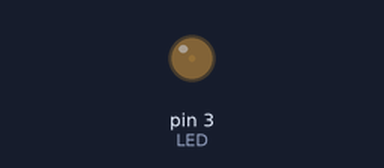
Simulated run of this sketch. Board: Arduino Uno, built with avr-gcc and run on an emulated ATmega328P. On the bench: output pins drawn as LEDs (lit = HIGH).

Above: at 0.05 s.
At 1.15 s:
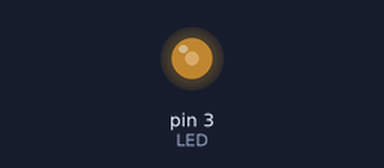
At 2.3 s:
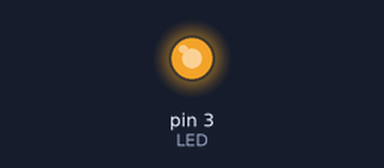
At 4.6 s:
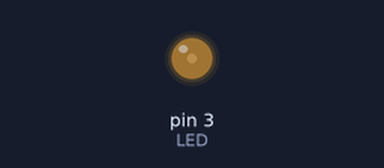
Timing chart, 0 to 6.7 s (numbered marks = the images above):
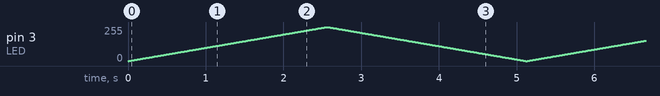

The sketch:

LED-fade-in-n-out.ino
```cpp
#define LED 3

void setup() {
  pinMode(LED, OUTPUT);
}

void loop() {
  for (int brigthness=0; brigthness<=255; brigthness++){
    analogWrite(LED, brigthness);
    delay(10);
  }
  for (int brigthness=255; brigthness>=0; brigthness--){
    analogWrite(LED, brigthness);
    delay(10);
  }
}
```
